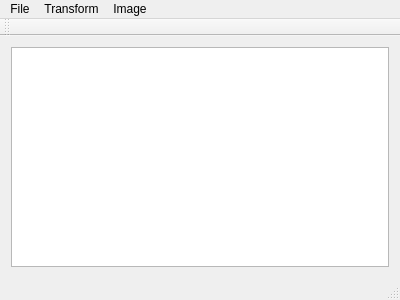
<?xml version="1.0" encoding="UTF-8"?>
<ui version="4.0">
 <class>tlo::ImageEditorView</class>
 <widget class="QMainWindow" name="tlo::ImageEditorView">
  <property name="geometry">
   <rect>
    <x>0</x>
    <y>0</y>
    <width>400</width>
    <height>300</height>
   </rect>
  </property>
  <property name="windowTitle">
   <string>tloimageeditor</string>
  </property>
  <widget class="QWidget" name="centralWidget">
   <layout class="QGridLayout" name="gridLayout">
    <item row="0" column="0">
     <widget class="QGraphicsView" name="graphicsView"/>
    </item>
   </layout>
  </widget>
  <widget class="QMenuBar" name="menuBar">
   <property name="geometry">
    <rect>
     <x>0</x>
     <y>0</y>
     <width>400</width>
     <height>19</height>
    </rect>
   </property>
   <widget class="QMenu" name="menuFile">
    <property name="title">
     <string>File</string>
    </property>
    <addaction name="actionOpen"/>
    <addaction name="actionSave_As"/>
    <addaction name="actionQuit"/>
   </widget>
   <widget class="QMenu" name="menuTransform">
    <property name="title">
     <string>Transform</string>
    </property>
    <addaction name="actionRevert_to_Original"/>
    <addaction name="actionGrayscale_Lightness"/>
    <addaction name="actionGrayscale_Average"/>
    <addaction name="actionGrayscale_Luminosity"/>
    <addaction name="actionGamma_Correct"/>
    <addaction name="actionReduce_Color_Depth_Middle"/>
    <addaction name="actionReduce_Color_Depth_Lowest"/>
    <addaction name="actionReduce_Color_Depth_Highest"/>
    <addaction name="actionReduce_Color_Depth_Dynamic"/>
   </widget>
   <widget class="QMenu" name="menuImage">
    <property name="title">
     <string>Image</string>
    </property>
    <addaction name="actionCompute_Image_Information"/>
   </widget>
   <addaction name="menuFile"/>
   <addaction name="menuTransform"/>
   <addaction name="menuImage"/>
  </widget>
  <widget class="QToolBar" name="mainToolBar">
   <attribute name="toolBarArea">
    <enum>TopToolBarArea</enum>
   </attribute>
   <attribute name="toolBarBreak">
    <bool>false</bool>
   </attribute>
  </widget>
  <widget class="QStatusBar" name="statusBar"/>
  <action name="actionOpen">
   <property name="text">
    <string>Open</string>
   </property>
  </action>
  <action name="actionGrayscale_Lightness">
   <property name="text">
    <string>Grayscale (Lightness)</string>
   </property>
  </action>
  <action name="actionGrayscale_Average">
   <property name="text">
    <string>Grayscale (Average)</string>
   </property>
  </action>
  <action name="actionGrayscale_Luminosity">
   <property name="text">
    <string>Grayscale (Luminosity)</string>
   </property>
  </action>
  <action name="actionRevert_to_Original">
   <property name="text">
    <string>Revert to Original</string>
   </property>
  </action>
  <action name="actionGamma_Correct">
   <property name="text">
    <string>Gamma Correct</string>
   </property>
  </action>
  <action name="actionSave_As">
   <property name="text">
    <string>Save As</string>
   </property>
  </action>
  <action name="actionQuit">
   <property name="text">
    <string>Quit</string>
   </property>
  </action>
  <action name="actionReduce_Color_Depth_Middle">
   <property name="text">
    <string>Reduce Color Depth (Middle)</string>
   </property>
  </action>
  <action name="actionCompute_Image_Information">
   <property name="text">
    <string>Compute Image Information</string>
   </property>
  </action>
  <action name="actionReduce_Color_Depth_Lowest">
   <property name="text">
    <string>Reduce Color Depth (Lowest)</string>
   </property>
  </action>
  <action name="actionReduce_Color_Depth_Highest">
   <property name="text">
    <string>Reduce Color Depth (Highest)</string>
   </property>
  </action>
  <action name="actionReduce_Color_Depth_Dynamic">
   <property name="text">
    <string>Reduce Color Depth (Dynamic)</string>
   </property>
  </action>
 </widget>
 <layoutdefault spacing="6" margin="11"/>
 <resources/>
 <connections/>
</ui>
